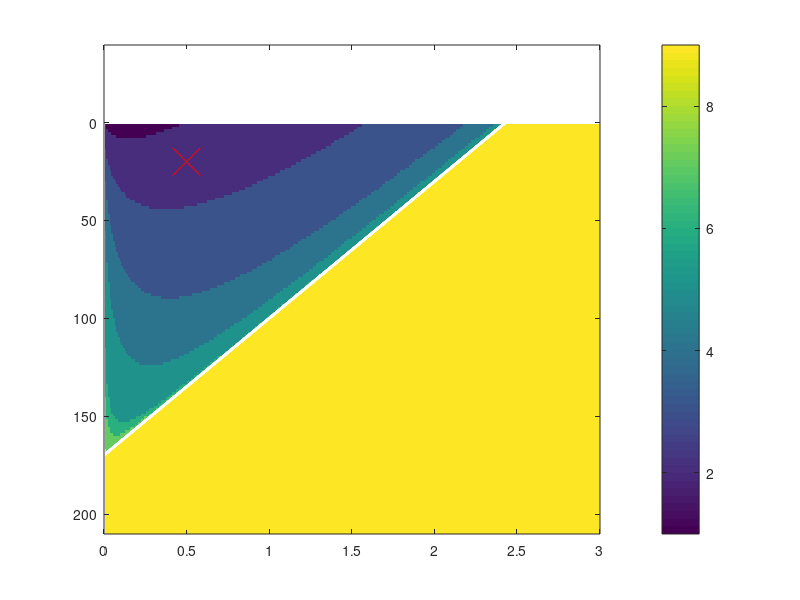

The MATLAB source for this figure: (Note: this script raises an error after producing the figure.)
load("Fig_5_stability_in_the_a-b_plane.mat")

figure()
imagesc(b_bar,a_bar*h_eq*h_eq,Stability_matrix)
%hold on
%plot(0.1,140,'ro','MarkerSize',20)
hold on
plot(0.5,20,'rx','MarkerSize',20)
hold on
plot(b_bar_bound,a_bar_bound,'w-o','MarkerSize',1.2)
caxis([1 9])
colorbar('Ticks',[1,2,3,4,5,6,7,8,9],...
         'TickLabels',{'3-vehicles','5-vehicles','10-vehicles',...
         '20-vehicles','60-vehicles','100-vehicles','200-vehicles','500-vehicles',...
         'Stability'})
colormap('jet')
legend({'a=20, b=0.5', 'Bound for ||\Gamma||_{\infty}\leq 1'},'TextColor','w','FontSize',19)
legend('boxoff')
xlabel('b')
ylabel('a')
set(gcf, 'Position',  [100, 100, 800, 400])